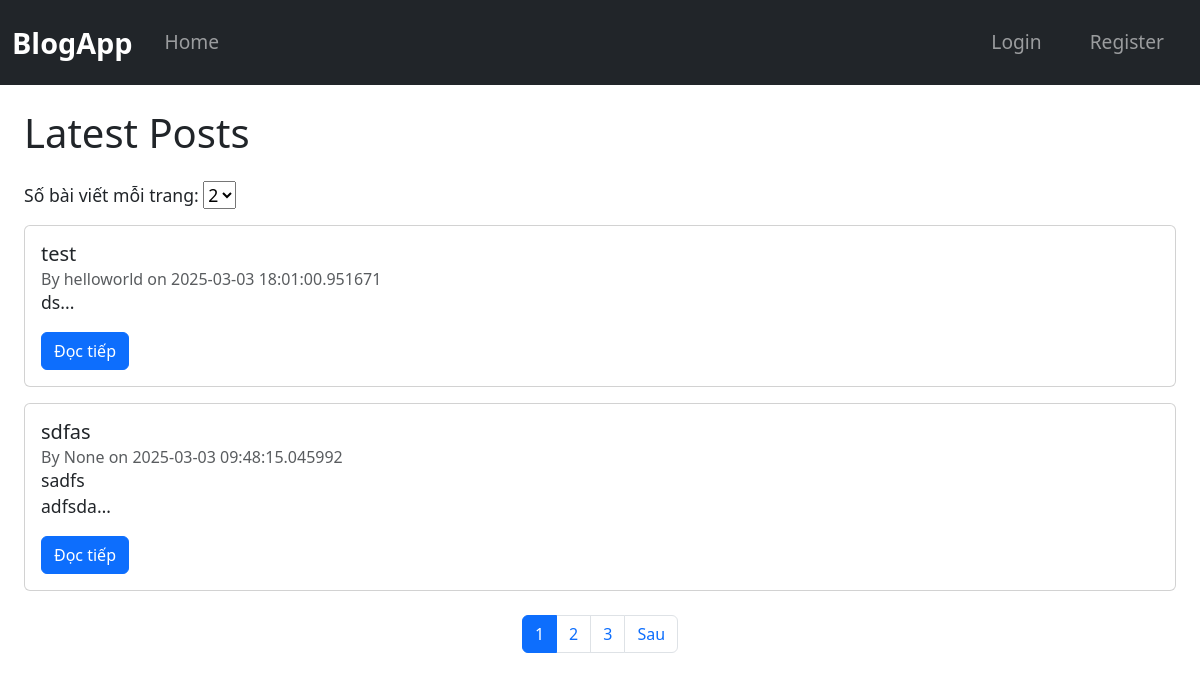
Before: / with the older database file.
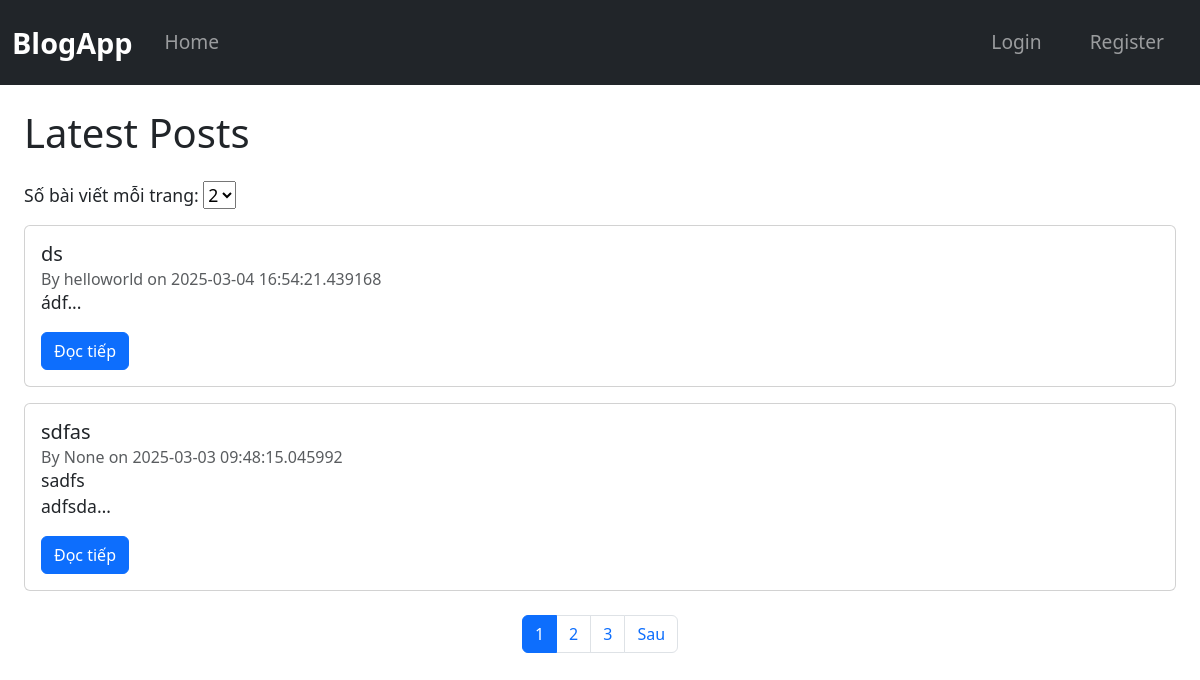
After: the same page with the newer database file.
### tables this page shows
CREATE TABLE posts (
            id INTEGER PRIMARY KEY AUTOINCREMENT,
            title TEXT NOT NULL,
            content TEXT NOT NULL,
            username TEXT,
            date_posted TIMESTAMP DEFAULT CURRENT_TIMESTAMP
        );

### app/routes_post.py (the view)
@post_bp.route("/")
def home():
    page = request.args.get("page", 1, type=int)
    per_page = request.args.get("per_page", 2, type=int)
    db = get_db()
    total_posts = db.execute("SELECT COUNT(*) FROM posts").fetchone()[0]
    total_pages = (total_posts + per_page - 1) // per_page
    posts = db.execute(
        "SELECT * FROM posts ORDER BY date_posted DESC LIMIT ? OFFSET ?",
        (per_page, (page - 1) * per_page)
    ).fetchall()
    return render_template("index.html", posts=posts,per_page = per_page,page = page,total_pages=total_pages,current_user = current_user)

### app/db.py (called while the page is built)
def get_db():
    if "db" not in g:
        g.db = sqlite3.connect(DATABASE)
        g.db.row_factory = sqlite3.Row  # Trả về dict thay vì tuple
    return g.db

### app/templates/index.html (shortened to what this page needs)
{% extends "base.html" %}
{% block content %}
    <div class="container">
        <h1 class="mb-4">Latest Posts</h1>
        <form method="GET" action="{{ url_for('post_bp.home') }}" class="mb-3">
            <label for="per_page">Số bài viết mỗi trang:</label>
            <select name="per_page" id="per_page" onchange="this.form.submit()">
                <option value="2" {% if per_page == 2 %}selected{% endif %}>2</option>
            </select>
        </form>
        {% for post in posts %}
        <div class="card mb-3">
            <div class="card-body">
                <h5 class="card-title">{{ post.title }}</h5>
                <h6 class="card-subtitle text-muted">
                    By {{ post.username }} on {{ post.date_posted }}
                </h6>
                <p class="post-preview">
                    {{ post.content|replace('\n', '<br>') | safe }}...
                </p>
                <a href="{{ url_for('post_bp.post_detail', post_id=post.id) }}" class="btn btn-primary">Đọc tiếp</a>
            </div>
        </div>
        {% else %}
            <p>Không có bài viết nào.</p>
        {% endfor %}
        <nav aria-label="Page navigation">
            <ul class="pagination justify-content-center mt-4">
                {% for p in range(1, total_pages + 1) %}
                    <li class="page-item {% if p == page %}active{% endif %}">
                        <a class="page-link" href="{{ url_for('post_bp.home', page=p,per_page = per_page) }}">{{ p }}</a>
                    </li>
                {% endfor %}
                {% if page < total_pages %}
                    <li class="page-item">
                        <a class="page-link" href="{{ url_for('post_bp.home', page=page+1,per_page = per_page) }}">Sau</a>
                    </li>
                {% endif %}
            </ul>
        </nav>
    </div>
{% endblock %}

### app/templates/base.html (shortened to what this page needs)
<!DOCTYPE html>
<html lang="en">
<head>
    <link rel="stylesheet" href="https://cdn.jsdelivr.net/npm/bootstrap@5.3.0/dist/css/bootstrap.min.css">
    <link rel="stylesheet" href="{{ url_for('static', filename='css/style.css') }}">
</head>
<body>
    <nav class="navbar navbar-expand-lg navbar-dark bg-dark">
        <div class="container">
            <a class="navbar-brand" href="{{ url_for('post_bp.home') }}">BlogApp</a>
            <div class="collapse navbar-collapse" id="navbarNav">
                <ul class="navbar-nav me-auto mb-2 mb-lg-0">
                    <li class="nav-item"><a class="nav-link" href="{{ url_for('post_bp.home') }}">Home</a></li>
                </ul>
                <ul class="navbar-nav">
                    {% if current_user.is_authenticated %}
                    <li class = "nav-item"> <a class="nav-link btn btn-outline-light mx-2" href="{{ url_for('post_bp.posts_management') }}">Quản lý bài viết</a></li>
                        {% if current_user.is_admin %}
                            <li class = "nav-item"> <a class="nav-link btn btn-outline-light mx-2" href="{{ url_for('user_bp.admin_users') }}">Quản lý user</a></li>
                        {% endif %}
                        <li class="nav-item"><a class="nav-link btn btn-outline-light mx-2" href="{{ url_for('user_bp.logout') }}">Logout</a></li>
                    {% else %}
                        <li class="nav-item"><a class="nav-link btn btn-outline-light mx-2" href="{{ url_for('user_bp.login') }}">Login</a></li>
                        <li class="nav-item"><a class="nav-link btn btn-outline-light mx-2" href="{{ url_for('user_bp.register') }}">Register</a></li>
                    {% endif %}
                </ul>
            </div>
        </div>
    </nav>
    <div class="container mt-4">
        {% block content %}{% endblock %}
    </div>
</body>
</html>

### app/static/css/style.css (style rules this page uses)
body { font-size: 1.1rem; }
.navbar { padding: 1rem 0; }
.navbar-brand { font-size: 1.8rem; font-weight: bold; }
.nav-link { font-size: 1.2rem; padding: 0.5rem 1rem !important; }
.container { max-width: 1200px; }
.post-preview { display: -webkit-box; -webkit-line-clamp: 2; -webkit-box-orient: vertical; overflow: hidden; text-overflow: ellipsis; max-height: 3em; }

Changed rows visible on the page:
removed posts: title "test", username "helloworld", date_posted "2025-03-03 18:01:00.951671", content "ds"
added posts: title "ds", username "helloworld", date_posted "2025-03-04 16:54:21.439168", content "ádf"
